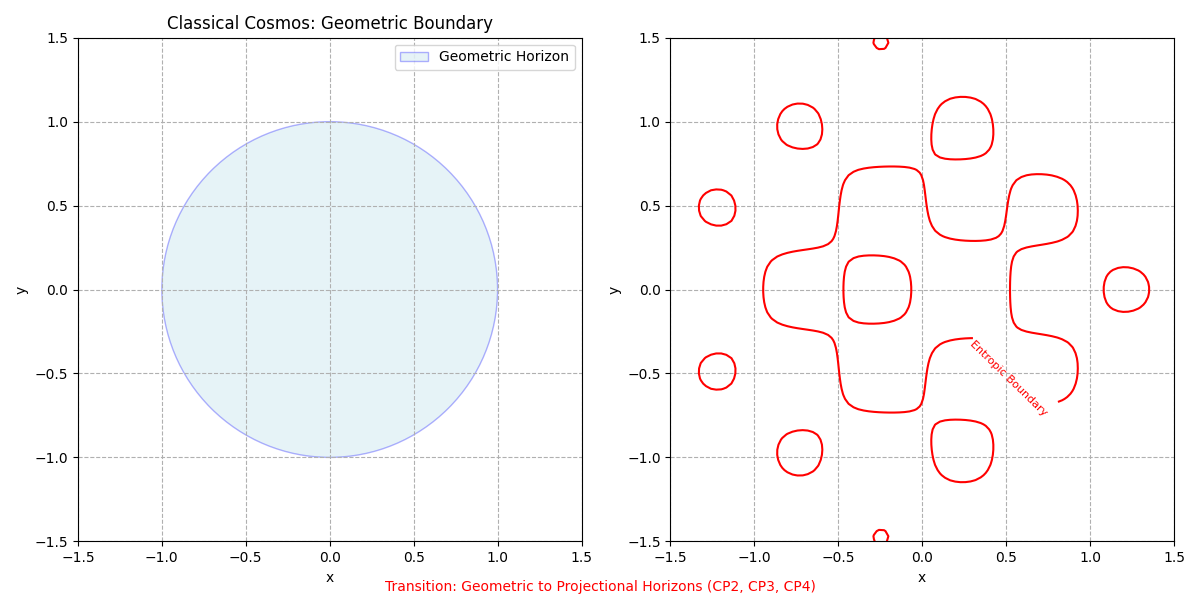

This figure's Python source:
import numpy as np
import matplotlib.pyplot as plt
from matplotlib.patches import Circle

# Set up figure with two subplots
fig, (ax1, ax2) = plt.subplots(1, 2, figsize=(12, 6))

# Parameters for plots
x = np.linspace(-1.5, 1.5, 100)
y = np.linspace(-1.5, 1.5, 100)
X, Y = np.meshgrid(x, y)

# Classical boundary: Geometric horizon (circle)
ax1.add_patch(Circle((0, 0), 1, edgecolor='blue', facecolor='lightblue', alpha=0.3, label='Geometric Horizon'))
ax1.set_xlim([-1.5, 1.5])
ax1.set_ylim([-1.5, 1.5])
ax1.set_xlabel('x')
ax1.set_ylabel('y')
ax1.set_title('Classical Cosmos: Geometric Boundary')
ax1.legend(loc='upper right')
ax1.grid(True, ls='--')
ax1.set_aspect('equal')

# MSM boundary: Entropic boundary (irregular contour)
entropy = np.exp(-0.5 * (X**2 + Y**2)) + 0.5 * np.sin(2 * np.pi * X) * np.cos(2 * np.pi * Y)
im2 = ax2.contour(X, Y, entropy, levels=[0.8], colors='red', linestyles='solid', label='Entropic Boundary')
ax2.clabel(im2, inline=True, fontsize=8, fmt='Entropic Boundary')
ax2.set_xlim([-1.5, 1.5])
ax2.set_ylim([-1.5, 1.5])
ax2.set_xlabel('x')
ax2.set_ylabel('y')
ax2.grid(True, ls='--')
ax2.set_aspect('equal')

# Add annotation for comparison
fig.text(0.5, 0.015, 'Transition: Geometric to Projectional Horizons (CP2, CP3, CP4)', ha='center', fontsize=10, color='red')

plt.tight_layout()
plt.show()
